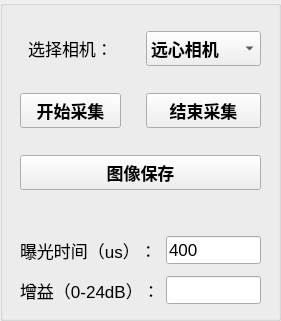
     <widget class="QGroupBox" name="cameraControl">
      <property name="geometry">
       <rect>
        <x>590</x>
        <y>620</y>
        <width>281</width>
        <height>321</height>
       </rect>
      </property>
      <property name="title">
       <string/>
      </property>
      <widget class="QWidget" name="layoutWidget_2">
       <property name="geometry">
        <rect>
         <x>20</x>
         <y>10</y>
         <width>241</width>
         <height>201</height>
        </rect>
       </property>
       <layout class="QGridLayout" name="gridLayout_6">
        <property name="horizontalSpacing">
         <number>25</number>
        </property>
        <item row="1" column="1">
         <widget class="QPushButton" name="stopCamCapture">
          <property name="minimumSize">
           <size>
            <width>0</width>
            <height>35</height>
           </size>
          </property>
          <property name="font">
           <font>
            <pointsize>13</pointsize>
            <weight>75</weight>
            <bold>true</bold>
           </font>
          </property>
          <property name="text">
           <string>结束采集</string>
          </property>
         </widget>
        </item>
        <item row="1" column="0">
         <widget class="QPushButton" name="startCamCapture">
          <property name="minimumSize">
           <size>
            <width>0</width>
            <height>35</height>
           </size>
          </property>
          <property name="font">
           <font>
            <pointsize>13</pointsize>
            <weight>75</weight>
            <bold>true</bold>
           </font>
          </property>
          <property name="text">
           <string>开始采集</string>
          </property>
         </widget>
        </item>
        <item row="0" column="0">
         <widget class="QLabel" name="label_33">
          <property name="font">
           <font>
            <pointsize>13</pointsize>
           </font>
          </property>
          <property name="text">
           <string>选择相机：</string>
          </property>
          <property name="alignment">
           <set>Qt::AlignCenter</set>
          </property>
         </widget>
        </item>
        <item row="0" column="1">
         <widget class="QComboBox" name="selectCamera">
          <property name="minimumSize">
           <size>
            <width>0</width>
            <height>35</height>
           </size>
          </property>
          <property name="font">
           <font>
            <pointsize>13</pointsize>
            <weight>75</weight>
            <bold>true</bold>
           </font>
          </property>
          <item>
           <property name="text">
            <string>远心相机</string>
           </property>
          </item>
          <item>
           <property name="text">
            <string>孔径相机</string>
           </property>
          </item>
          <item>
           <property name="text">
            <string>粗糙度相机</string>
           </property>
          </item>
         </widget>
        </item>
        <item row="2" column="0" colspan="2">
         <widget class="QPushButton" name="saveImg">
          <property name="minimumSize">
           <size>
            <width>0</width>
            <height>35</height>
           </size>
          </property>
          <property name="font">
           <font>
            <pointsize>13</pointsize>
            <weight>75</weight>
            <bold>true</bold>
           </font>
          </property>
          <property name="text">
           <string>图像保存</string>
          </property>
         </widget>
        </item>
       </layout>
      </widget>
      <widget class="QWidget" name="layoutWidget_3">
       <property name="geometry">
        <rect>
         <x>20</x>
         <y>230</y>
         <width>241</width>
         <height>81</height>
        </rect>
       </property>
       <layout class="QGridLayout" name="gridLayout_7">
        <item row="0" column="0">
         <widget class="QLabel" name="label_11">
          <property name="font">
           <font>
            <pointsize>13</pointsize>
           </font>
          </property>
          <property name="text">
           <string>曝光时间（us）：</string>
          </property>
         </widget>
        </item>
        <item row="0" column="1">
         <widget class="QLineEdit" name="exposeTime">
          <property name="font">
           <font>
            <pointsize>13</pointsize>
           </font>
          </property>
          <property name="text">
           <string>400</string>
          </property>
         </widget>
        </item>
        <item row="1" column="0">
         <widget class="QLabel" name="label_12">
          <property name="font">
           <font>
            <pointsize>13</pointsize>
           </font>
          </property>
          <property name="text">
           <string>增益（0-24dB）：</string>
          </property>
         </widget>
        </item>
        <item row="1" column="1">
         <widget class="QLineEdit" name="gain">
          <property name="font">
           <font>
            <pointsize>13</pointsize>
           </font>
          </property>
         </widget>
        </item>
       </layout>
      </widget>
     </widget>
